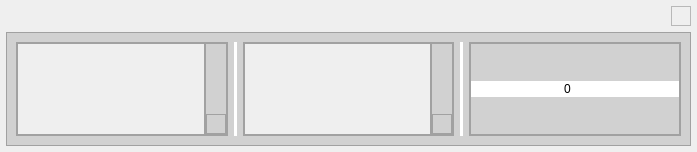
<?xml version="1.0" encoding="UTF-8"?>
<ui version="4.0">
 <class>EditTestFrame</class>
 <widget class="QWidget" name="EditTestFrame">
  <property name="geometry">
   <rect>
    <x>0</x>
    <y>0</y>
    <width>697</width>
    <height>152</height>
   </rect>
  </property>
  <property name="minimumSize">
   <size>
    <width>0</width>
    <height>0</height>
   </size>
  </property>
  <property name="maximumSize">
   <size>
    <width>16777215</width>
    <height>16777215</height>
   </size>
  </property>
  <property name="font">
   <font>
    <family>iCiel Effra</family>
    <pointsize>15</pointsize>
    <weight>50</weight>
    <italic>false</italic>
    <bold>false</bold>
   </font>
  </property>
  <property name="windowTitle">
   <string>Form</string>
  </property>
  <property name="styleSheet">
   <string notr="true">font: 15pt &quot;iCiel Effra&quot;;</string>
  </property>
  <layout class="QVBoxLayout" name="verticalLayout">
   <property name="leftMargin">
    <number>6</number>
   </property>
   <property name="topMargin">
    <number>6</number>
   </property>
   <property name="rightMargin">
    <number>6</number>
   </property>
   <property name="bottomMargin">
    <number>6</number>
   </property>
   <item alignment="Qt::AlignRight">
    <widget class="QFrame" name="close_frame">
     <property name="minimumSize">
      <size>
       <width>20</width>
       <height>20</height>
      </size>
     </property>
     <property name="maximumSize">
      <size>
       <width>20</width>
       <height>20</height>
      </size>
     </property>
     <property name="frameShape">
      <enum>QFrame::StyledPanel</enum>
     </property>
     <property name="frameShadow">
      <enum>QFrame::Raised</enum>
     </property>
     <layout class="QVBoxLayout" name="verticalLayout_3">
      <property name="spacing">
       <number>0</number>
      </property>
      <property name="leftMargin">
       <number>0</number>
      </property>
      <property name="topMargin">
       <number>0</number>
      </property>
      <property name="rightMargin">
       <number>0</number>
      </property>
      <property name="bottomMargin">
       <number>0</number>
      </property>
      <item>
       <widget class="QPushButton" name="close_btn">
        <property name="minimumSize">
         <size>
          <width>16</width>
          <height>16</height>
         </size>
        </property>
        <property name="maximumSize">
         <size>
          <width>16</width>
          <height>16</height>
         </size>
        </property>
        <property name="layoutDirection">
         <enum>Qt::LeftToRight</enum>
        </property>
        <property name="styleSheet">
         <string notr="true">QPushButton {
	background-color:transparent;
	border-radius: 5px;
}

QPushButton:hover {
	background-color: rgb(223, 223, 223);
}

QPushButton:pressed {
	background-color: rgb(207, 207, 207);
}</string>
        </property>
        <property name="text">
         <string/>
        </property>
        <property name="icon">
         <iconset resource="Resources.qrc">
          <normaloff>:/images/icons/close.png</normaloff>:/images/icons/close.png</iconset>
        </property>
        <property name="iconSize">
         <size>
          <width>8</width>
          <height>8</height>
         </size>
        </property>
       </widget>
      </item>
     </layout>
    </widget>
   </item>
   <item>
    <widget class="QFrame" name="test_file_frame_2">
     <property name="styleSheet">
      <string notr="true">QFrame {
	background-color: rgb(209, 209, 209);
}

QSpinBox {
	border-radius: 10px;
	color: rgb(0, 0, 0);
	background-color: rgb(255, 255, 255);
}
QSpinBox::up-button {
	background-color: rgb(255, 255, 255);
	border-radius: 5px;
}

QSpinBox::up-button:hover {
	background-color: rgb(223, 223, 223);
}

QSpinBox::up-button:pressed {
	background-color: rgb(207, 207, 207);
}

QSpinBox::down-button {
	background-color: rgb(255, 255, 255);
	border-radius: 5px;
}

QSpinBox::down-button:hover {
	background-color: rgb(223, 223, 223);
}

QSpinBox::down-button:pressed {
	background-color: rgb(207, 207, 207);
}

QSpinBox::up-arrow {
	image: url(:/images/icons/plus.png);
    width: 10px;
    height: 20px;
}

QSpinBox::down-arrow {
	image: url(:/images/icons/minus.png);
    width: 10px;
    height: 20px;
}</string>
     </property>
     <property name="frameShape">
      <enum>QFrame::StyledPanel</enum>
     </property>
     <property name="frameShadow">
      <enum>QFrame::Raised</enum>
     </property>
     <layout class="QHBoxLayout" name="horizontalLayout">
      <item>
       <widget class="QFrame" name="frame">
        <property name="frameShape">
         <enum>QFrame::StyledPanel</enum>
        </property>
        <property name="frameShadow">
         <enum>QFrame::Raised</enum>
        </property>
        <layout class="QHBoxLayout" name="horizontalLayout_2">
         <property name="spacing">
          <number>0</number>
         </property>
         <property name="leftMargin">
          <number>0</number>
         </property>
         <property name="topMargin">
          <number>0</number>
         </property>
         <property name="rightMargin">
          <number>0</number>
         </property>
         <property name="bottomMargin">
          <number>0</number>
         </property>
         <item>
          <widget class="QFrame" name="frame_3">
           <property name="sizePolicy">
            <sizepolicy hsizetype="Expanding" vsizetype="Preferred">
             <horstretch>0</horstretch>
             <verstretch>0</verstretch>
            </sizepolicy>
           </property>
           <property name="frameShape">
            <enum>QFrame::StyledPanel</enum>
           </property>
           <property name="frameShadow">
            <enum>QFrame::Raised</enum>
           </property>
           <layout class="QHBoxLayout" name="horizontalLayout_6">
            <property name="spacing">
             <number>0</number>
            </property>
            <property name="leftMargin">
             <number>0</number>
            </property>
            <property name="topMargin">
             <number>0</number>
            </property>
            <property name="rightMargin">
             <number>0</number>
            </property>
            <property name="bottomMargin">
             <number>0</number>
            </property>
            <item>
             <widget class="QScrollArea" name="scrollArea">
              <property name="styleSheet">
               <string notr="true">QScrollArea {
	border-radius: 10px;
	background-color: rgba(255, 255, 255, 50);
	outline: 0;
} 
QScrollArea::item { 
	margin: 20px;
	background-color: transparent;
	border: 0px solid black;
}

QScrollBar{
	background : rgb(255, 255, 255);	
}

QScrollBar::handle{
	background : rgb(158, 158, 158);
	border-radius: 5px;
	margin: 3px 3px 3px 3px;
}

QScrollBar::handle::pressed{
	background : rgb(85, 85, 85);
}

QScrollBar::add-line {
	height: 0px;
}

QScrollBar::sub-line {
	height: 0px;
}

QScrollBar::add-page, QScrollBar::sub-page {
	height: 0px;
}</string>
              </property>
              <property name="widgetResizable">
               <bool>true</bool>
              </property>
              <widget class="QWidget" name="scrollAreaWidgetContents">
               <property name="geometry">
                <rect>
                 <x>0</x>
                 <y>0</y>
                 <width>183</width>
                 <height>85</height>
                </rect>
               </property>
              </widget>
             </widget>
            </item>
           </layout>
          </widget>
         </item>
         <item alignment="Qt::AlignRight">
          <widget class="QFrame" name="frame_4">
           <property name="frameShape">
            <enum>QFrame::StyledPanel</enum>
           </property>
           <property name="frameShadow">
            <enum>QFrame::Raised</enum>
           </property>
           <layout class="QHBoxLayout" name="horizontalLayout_3">
            <property name="spacing">
             <number>0</number>
            </property>
            <property name="leftMargin">
             <number>0</number>
            </property>
            <property name="topMargin">
             <number>0</number>
            </property>
            <property name="rightMargin">
             <number>0</number>
            </property>
            <property name="bottomMargin">
             <number>0</number>
            </property>
            <item alignment="Qt::AlignRight|Qt::AlignBottom">
             <widget class="QFrame" name="close_frame_2">
              <property name="minimumSize">
               <size>
                <width>20</width>
                <height>20</height>
               </size>
              </property>
              <property name="maximumSize">
               <size>
                <width>20</width>
                <height>20</height>
               </size>
              </property>
              <property name="frameShape">
               <enum>QFrame::StyledPanel</enum>
              </property>
              <property name="frameShadow">
               <enum>QFrame::Raised</enum>
              </property>
              <layout class="QVBoxLayout" name="verticalLayout_4">
               <property name="spacing">
                <number>0</number>
               </property>
               <property name="leftMargin">
                <number>0</number>
               </property>
               <property name="topMargin">
                <number>0</number>
               </property>
               <property name="rightMargin">
                <number>0</number>
               </property>
               <property name="bottomMargin">
                <number>0</number>
               </property>
               <item alignment="Qt::AlignRight">
                <widget class="QPushButton" name="add_frame">
                 <property name="minimumSize">
                  <size>
                   <width>16</width>
                   <height>16</height>
                  </size>
                 </property>
                 <property name="maximumSize">
                  <size>
                   <width>16</width>
                   <height>16</height>
                  </size>
                 </property>
                 <property name="layoutDirection">
                  <enum>Qt::LeftToRight</enum>
                 </property>
                 <property name="styleSheet">
                  <string notr="true">QPushButton {
	background-color:transparent;
	border-radius: 5px;
}

QPushButton:hover {
	background-color: rgb(223, 223, 223);
}

QPushButton:pressed {
	background-color: rgb(207, 207, 207);
}</string>
                 </property>
                 <property name="text">
                  <string/>
                 </property>
                 <property name="icon">
                  <iconset resource="Resources.qrc">
                   <normaloff>:/images/icons/plus.png</normaloff>:/images/icons/plus.png</iconset>
                 </property>
                 <property name="iconSize">
                  <size>
                   <width>8</width>
                   <height>8</height>
                  </size>
                 </property>
                </widget>
               </item>
              </layout>
             </widget>
            </item>
           </layout>
          </widget>
         </item>
        </layout>
       </widget>
      </item>
      <item>
       <widget class="Line" name="line_2">
        <property name="styleSheet">
         <string notr="true">border: 2px solid rgb(255,255,255);
</string>
        </property>
        <property name="orientation">
         <enum>Qt::Vertical</enum>
        </property>
       </widget>
      </item>
      <item>
       <widget class="QFrame" name="frame_2">
        <property name="frameShape">
         <enum>QFrame::StyledPanel</enum>
        </property>
        <property name="frameShadow">
         <enum>QFrame::Raised</enum>
        </property>
        <layout class="QHBoxLayout" name="horizontalLayout_4">
         <property name="spacing">
          <number>0</number>
         </property>
         <property name="leftMargin">
          <number>0</number>
         </property>
         <property name="topMargin">
          <number>0</number>
         </property>
         <property name="rightMargin">
          <number>0</number>
         </property>
         <property name="bottomMargin">
          <number>0</number>
         </property>
         <item>
          <widget class="QFrame" name="frame_5">
           <property name="sizePolicy">
            <sizepolicy hsizetype="Expanding" vsizetype="Preferred">
             <horstretch>0</horstretch>
             <verstretch>0</verstretch>
            </sizepolicy>
           </property>
           <property name="frameShape">
            <enum>QFrame::StyledPanel</enum>
           </property>
           <property name="frameShadow">
            <enum>QFrame::Raised</enum>
           </property>
           <layout class="QVBoxLayout" name="verticalLayout_2">
            <property name="spacing">
             <number>0</number>
            </property>
            <property name="leftMargin">
             <number>0</number>
            </property>
            <property name="topMargin">
             <number>0</number>
            </property>
            <property name="rightMargin">
             <number>0</number>
            </property>
            <property name="bottomMargin">
             <number>0</number>
            </property>
            <item>
             <widget class="QScrollArea" name="scrollArea_2">
              <property name="styleSheet">
               <string notr="true">QScrollArea {
	border-radius: 10px;
	background-color: rgba(255, 255, 255, 50);
	outline: 0;
} 
QScrollArea::item { 
	margin: 20px;
	background-color: transparent;
	border: 0px solid black;
}

QScrollBar{
	background : rgb(255, 255, 255);	
}

QScrollBar::handle{
	background : rgb(158, 158, 158);
	border-radius: 5px;
	margin: 3px 3px 3px 3px;
}

QScrollBar::handle::pressed{
	background : rgb(85, 85, 85);
}

QScrollBar::add-line {
	height: 0px;
}

QScrollBar::sub-line {
	height: 0px;
}

QScrollBar::add-page, QScrollBar::sub-page {
	height: 0px;
}</string>
              </property>
              <property name="widgetResizable">
               <bool>true</bool>
              </property>
              <widget class="QWidget" name="scrollAreaWidgetContents_2">
               <property name="geometry">
                <rect>
                 <x>0</x>
                 <y>0</y>
                 <width>183</width>
                 <height>85</height>
                </rect>
               </property>
              </widget>
             </widget>
            </item>
           </layout>
          </widget>
         </item>
         <item alignment="Qt::AlignRight">
          <widget class="QFrame" name="frame_6">
           <property name="frameShape">
            <enum>QFrame::StyledPanel</enum>
           </property>
           <property name="frameShadow">
            <enum>QFrame::Raised</enum>
           </property>
           <layout class="QHBoxLayout" name="horizontalLayout_5">
            <property name="spacing">
             <number>0</number>
            </property>
            <property name="leftMargin">
             <number>0</number>
            </property>
            <property name="topMargin">
             <number>0</number>
            </property>
            <property name="rightMargin">
             <number>0</number>
            </property>
            <property name="bottomMargin">
             <number>0</number>
            </property>
            <item alignment="Qt::AlignRight|Qt::AlignBottom">
             <widget class="QFrame" name="close_frame_3">
              <property name="minimumSize">
               <size>
                <width>20</width>
                <height>20</height>
               </size>
              </property>
              <property name="maximumSize">
               <size>
                <width>20</width>
                <height>20</height>
               </size>
              </property>
              <property name="frameShape">
               <enum>QFrame::StyledPanel</enum>
              </property>
              <property name="frameShadow">
               <enum>QFrame::Raised</enum>
              </property>
              <layout class="QVBoxLayout" name="verticalLayout_5">
               <property name="spacing">
                <number>0</number>
               </property>
               <property name="leftMargin">
                <number>0</number>
               </property>
               <property name="topMargin">
                <number>0</number>
               </property>
               <property name="rightMargin">
                <number>0</number>
               </property>
               <property name="bottomMargin">
                <number>0</number>
               </property>
               <item alignment="Qt::AlignRight">
                <widget class="QPushButton" name="add_frame2">
                 <property name="minimumSize">
                  <size>
                   <width>16</width>
                   <height>16</height>
                  </size>
                 </property>
                 <property name="maximumSize">
                  <size>
                   <width>16</width>
                   <height>16</height>
                  </size>
                 </property>
                 <property name="layoutDirection">
                  <enum>Qt::LeftToRight</enum>
                 </property>
                 <property name="styleSheet">
                  <string notr="true">QPushButton {
	background-color:transparent;
	border-radius: 5px;
}

QPushButton:hover {
	background-color: rgb(223, 223, 223);
}

QPushButton:pressed {
	background-color: rgb(207, 207, 207);
}</string>
                 </property>
                 <property name="text">
                  <string/>
                 </property>
                 <property name="icon">
                  <iconset resource="Resources.qrc">
                   <normaloff>:/images/icons/plus.png</normaloff>:/images/icons/plus.png</iconset>
                 </property>
                 <property name="iconSize">
                  <size>
                   <width>8</width>
                   <height>8</height>
                  </size>
                 </property>
                </widget>
               </item>
              </layout>
             </widget>
            </item>
           </layout>
          </widget>
         </item>
        </layout>
       </widget>
      </item>
      <item>
       <widget class="Line" name="line_3">
        <property name="styleSheet">
         <string notr="true">border: 2px solid rgb(255,255,255);
</string>
        </property>
        <property name="orientation">
         <enum>Qt::Vertical</enum>
        </property>
       </widget>
      </item>
      <item>
       <widget class="QFrame" name="frame_7">
        <property name="frameShape">
         <enum>QFrame::StyledPanel</enum>
        </property>
        <property name="frameShadow">
         <enum>QFrame::Raised</enum>
        </property>
        <layout class="QHBoxLayout" name="horizontalLayout_11">
         <property name="spacing">
          <number>0</number>
         </property>
         <property name="leftMargin">
          <number>0</number>
         </property>
         <property name="topMargin">
          <number>0</number>
         </property>
         <property name="rightMargin">
          <number>0</number>
         </property>
         <property name="bottomMargin">
          <number>0</number>
         </property>
         <item>
          <widget class="QFrame" name="frame_12">
           <property name="sizePolicy">
            <sizepolicy hsizetype="Expanding" vsizetype="Preferred">
             <horstretch>0</horstretch>
             <verstretch>0</verstretch>
            </sizepolicy>
           </property>
           <property name="frameShape">
            <enum>QFrame::StyledPanel</enum>
           </property>
           <property name="frameShadow">
            <enum>QFrame::Raised</enum>
           </property>
           <layout class="QVBoxLayout" name="verticalLayout_10">
            <property name="spacing">
             <number>0</number>
            </property>
            <property name="leftMargin">
             <number>0</number>
            </property>
            <property name="topMargin">
             <number>0</number>
            </property>
            <property name="rightMargin">
             <number>0</number>
            </property>
            <property name="bottomMargin">
             <number>0</number>
            </property>
            <item>
             <widget class="QSpinBox" name="spinBox">
              <property name="alignment">
               <set>Qt::AlignCenter</set>
              </property>
             </widget>
            </item>
           </layout>
          </widget>
         </item>
        </layout>
       </widget>
      </item>
     </layout>
    </widget>
   </item>
  </layout>
 </widget>
 <resources>
  <include location="Resources.qrc"/>
 </resources>
 <connections/>
</ui>
